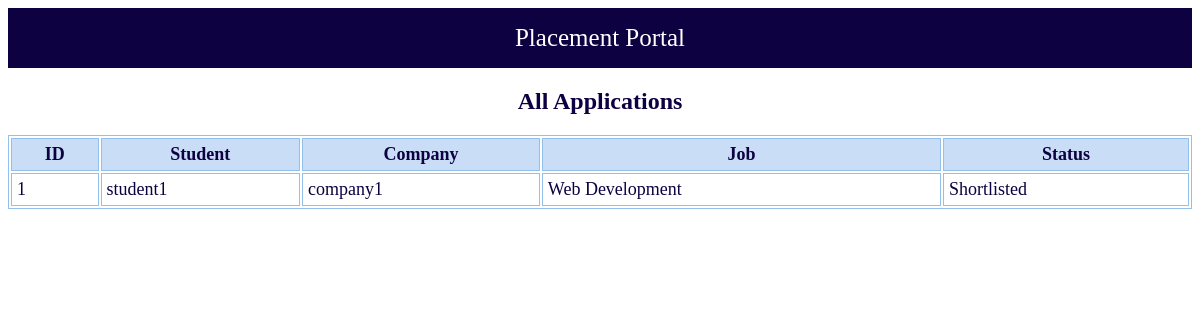
Page /admin/applications (signed in) on the earlier database version.
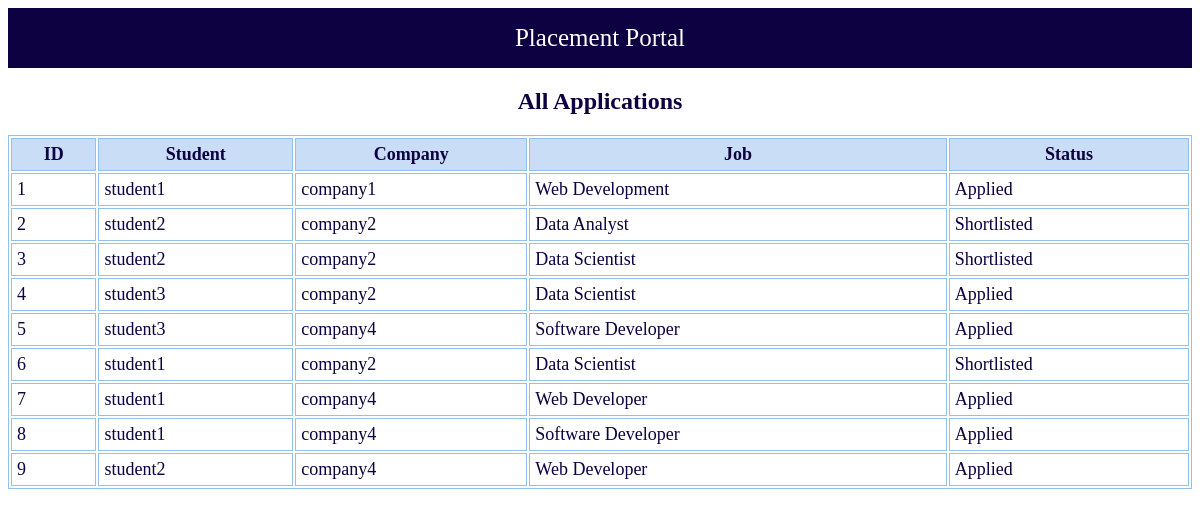
Same page on the later database version.
### tables this page shows
CREATE TABLE applications(
        id INTEGER PRIMARY KEY AUTOINCREMENT,
        student_id INTEGER NOT NULL,
        drive_id INTEGER NOT NULL,
        status TEXT NOT NULL DEFAULT 'Applied',
        UNIQUE(student_id, drive_id),
        FOREIGN KEY(student_id) REFERENCES students(id) ON DELETE CASCADE,
        FOREIGN KEY(drive_id) REFERENCES drives(id) ON DELETE CASCADE
    );

CREATE TABLE students(
        id INTEGER PRIMARY KEY AUTOINCREMENT,
        name TEXT NOT NULL,
        email TEXT UNIQUE NOT NULL,
        password TEXT NOT NULL,
        contact TEXT,
        resume TEXT,
        status TEXT NOT NULL DEFAULT 'active'
    );

CREATE TABLE companies(
        id INTEGER PRIMARY KEY AUTOINCREMENT,
        name TEXT NOT NULL,
        email TEXT NOT NULL,
        password TEXT NOT NULL,
        website TEXT,
        hr_contact TEXT,
        status TEXT NOT NULL DEFAULT 'pending'
    );

CREATE TABLE drives(
        id INTEGER PRIMARY KEY AUTOINCREMENT,
        company_id INTEGER,
        job_title TEXT,
        skills TEXT,
        experience TEXT,
        salary TEXT,
        status TEXT DEFAULT 'pending',
        FOREIGN KEY(company_id) REFERENCES companies(id)
    );

### app.py (the view)
@app.route("/admin/applications")
def admin_applications():
    if "admin" not in session:
        return redirect("/")
    db = get_db()
    applications = db.execute("""
        SELECT applications.*,
               students.name AS student_name,
               drives.job_title,
               companies.name AS company_name
        FROM applications
        JOIN students ON applications.student_id = students.id
        JOIN drives ON applications.drive_id = drives.id
        JOIN companies ON drives.company_id = companies.id
    """).fetchall()
    return render_template("admin/applications.html", applications=applications)

### database.py (called while the page is built)
def get_db():
    conn = sqlite3.connect("placement.db")
    conn.row_factory = sqlite3.Row
    return conn

### templates/admin/applications.html
{% extends "base.html" %}
{% block content %}
<h2>All Applications</h2>
<table class="table-border">
    <tr>
        <th>ID</th>
        <th>Student</th>
        <th>Company</th>
        <th>Job</th>
        <th>Status</th>
    </tr>
    {% for a in applications %}
    <tr>
        <td>{{ a.id }}</td>
        <td>{{ a.student_name }}</td>
        <td>{{ a.company_name }}</td>
        <td>{{ a.job_title }}</td>
        <td>{{ a.status }}</td>
    </tr>
    {% endfor %}
</table>
{% endblock %}

Differences in the rows shown:
changed applications "company1": status "Shortlisted" → "Applied"
added applications: id "2", student_name "student2", company_name "company2", job_title "Data Analyst", status "Shortlisted"
added applications: id "3", student_name "student2", company_name "company2", job_title "Data Scientist", status "Shortlisted"
added applications: id "4", student_name "student3", company_name "company2", job_title "Data Scientist", status "Applied"
added applications: id "5", student_name "student3", company_name "company4", job_title "Software Developer", status "Applied"
added applications: id "6", student_name "student1", company_name "company2", job_title "Data Scientist", status "Shortlisted"
added applications: id "7", student_name "student1", company_name "company4", job_title "Web Developer", status "Applied"
added applications: id "8", student_name "student1", company_name "company4", job_title "Software Developer", status "Applied"
added applications: id "9", student_name "student2", company_name "company4", job_title "Web Developer", status "Applied"
